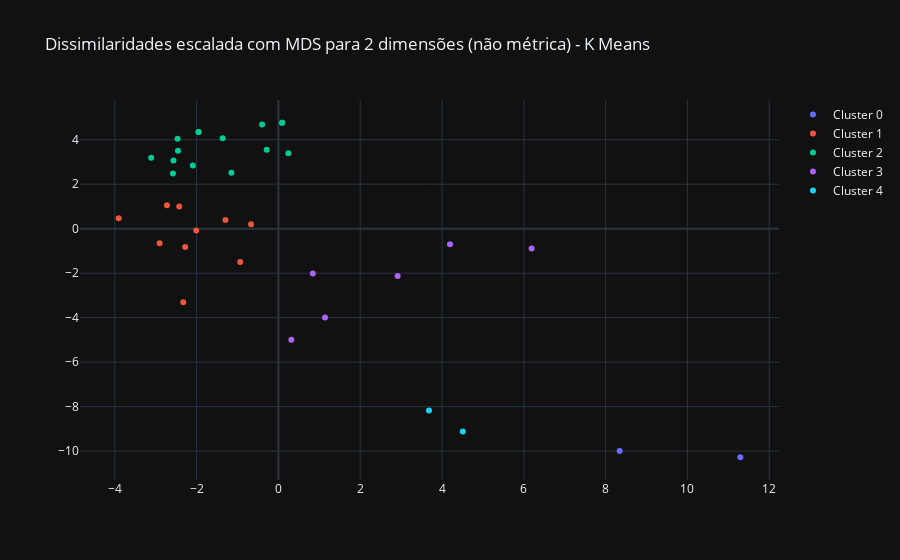

This figure's notebook cell:
### Code cell
data = []
for i in range(0,5):
    temp_df = dissimilaridade_kmeans[dissimilaridade_kmeans['cluster'] == i]
    trace = go.Scatter(x = temp_df['x'],
                       y = temp_df['y'],
                       name = 'Cluster '+str(i),
                       mode = 'markers')
    data.append(trace)
layout = go.Layout(title = 'Dissimilaridades escalada com MDS para 2 dimensões (não métrica) - K Means',
                   template = 'plotly_dark')
fig = go.Figure(data = data, layout=layout)
pyo.iplot(fig, config=dict(showLink = False))

### Figure 1 — Plotly figure (JSON) as saved in the notebook; plotly's stock layout.template omitted (floating-point values rounded to 4 significant figures)
{"data": [{"mode": "markers", "name": "Cluster 0", "type": "scatter", "uid": "27e02df2-a746-4a9d-a3a7-2795762e11d0", "x": [11.29, 8.343], "y": [-10.28, -10.0]}, {"mode": "markers", "name": "Cluster 1", "type": "scatter", "uid": "d9bc26d8-2041-4b61-ac1a-a53df9801955", "x": [-2.279, -2.425, -2.905, -0.9344, -3.905, -1.295, -2.725, -0.6679, -2.326, -2.009], "y": [-0.8205, 0.9996, -0.6596, -1.5, 0.4695, 0.3948, 1.048, 0.1944, -3.303, -0.08713]}, {"mode": "markers", "name": "Cluster 2", "type": "scatter", "uid": "a451b1ab-0d25-4300-9519-70272d0e0eab", "x": [-1.149, -0.3997, -0.2863, 0.09153, 0.2425, 0.09153, -2.465, -2.567, -1.364, -1.955, -2.092, -1.955, -2.456, -2.578, -3.111], "y": [2.509, 4.681, 3.551, 4.762, 3.394, 4.762, 4.043, 3.07, 4.07, 4.347, 2.839, 4.347, 3.501, 2.476, 3.193]}, {"mode": "markers", "name": "Cluster 3", "type": "scatter", "uid": "b0ed2d8d-757f-4672-a829-e57161a6a079", "x": [0.8419, 2.915, 4.195, 6.19, 0.3164, 1.14], "y": [-2.017, -2.126, -0.7029, -0.8881, -4.989, -3.99]}, {"mode": "markers", "name": "Cluster 4", "type": "scatter", "uid": "684d5aea-c080-4686-a2cf-3bba4582c7e3", "x": [3.681, 4.508], "y": [-8.179, -9.114]}], "layout": {"autosize": true, "title": {"text": "Dissimilaridades escalada com MDS para 2 dimensões (não métrica) - K Means"}, "xaxis": {"autorange": true, "range": [-4.83, 12.22], "type": "linear"}, "yaxis": {"autorange": true, "range": [-11.38, 5.863], "type": "linear"}}}
